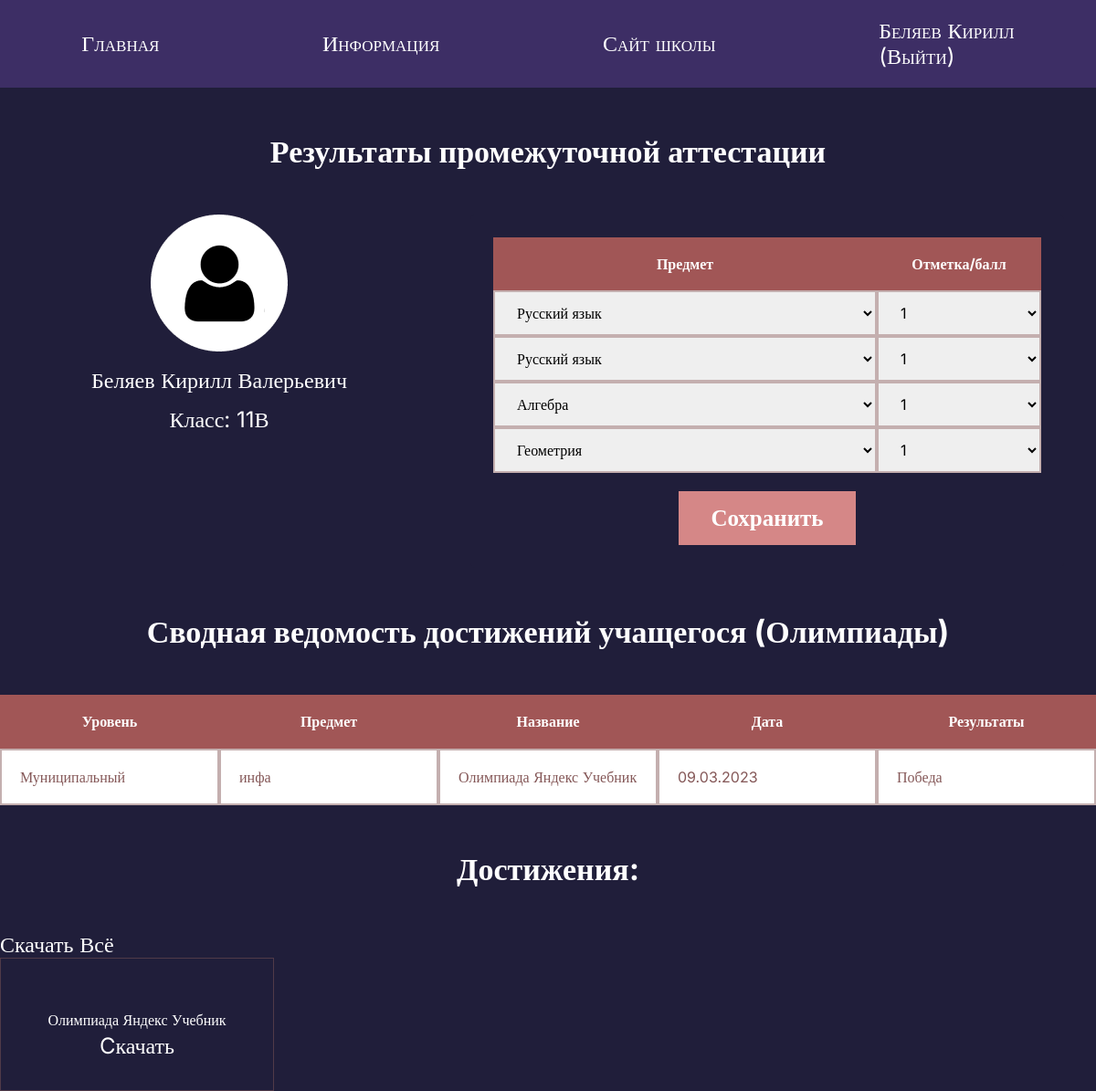
/profile/13 (signed in), run on the app's committed database.
### tables this page shows
CREATE TABLE "students" (
	"student_id"	INTEGER NOT NULL,
	"name"	TEXT NOT NULL,
	"login"	TEXT NOT NULL,
	"password"	TEXT NOT NULL,
	"avatar"	BLOB,
	"birth_date"	DATE,
	"created_at"	DATETIME NOT NULL DEFAULT CURRENT_TIMESTAMP,
	"class"	TEXT NOT NULL,
	"teacher_id"	INTEGER NOT NULL,
	"old"	INTEGER NOT NULL,
	FOREIGN KEY("teacher_id") REFERENCES "teachers"("teacher_id") ON DELETE CASCADE ON UPDATE CASCADE,
	PRIMARY KEY("student_id" AUTOINCREMENT)
);

CREATE TABLE exams ( 
                    exam_id           INTEGER NOT NULL  PRIMARY KEY  AUTOINCREMENT,
                    subject           TEXT,
                    mark              INTEGER,
                    student_id        INTEGER NOT NULL,
                    created_at        DATETIME NOT NULL DEFAULT CURRENT_TIMESTAMP,
                    FOREIGN KEY ( student_id ) REFERENCES students( student_id ) ON DELETE CASCADE ON UPDATE CASCADE
 
                );

CREATE TABLE "portfolio" (
	"portfolio_id"	INTEGER NOT NULL,
	"event_name"	TEXT NOT NULL,
	"event_type"	TEXT NOT NULL,
	"student_id"	INTEGER NOT NULL,
	"created_at"	DATETIME NOT NULL DEFAULT CURRENT_TIMESTAMP,
	"event_file_uuid"	TEXT,
	"event_level"	TEXT,
	"event_result"	TEXT,
	"event_date"	TEXT,
	PRIMARY KEY("portfolio_id" AUTOINCREMENT),
	FOREIGN KEY("student_id") REFERENCES "students"("student_id") ON DELETE CASCADE ON UPDATE CASCADE
);

### main.py (the view, shortened to what this page needs)
@app.route("/profile/<student_id>", methods=["POST", "GET"])
def profile_by_id(student_id):
    exams_subjects = ["Русский язык", "Литература", "Алгебра", "Геометрия", "Информатика", "Музыка",
                      "ОБЖ", "Физическая культура", "Технология", "Английский язык", "Литература Республики Коми",
                      "История", "Родная (русская) литература", "Родной (русский) язык", "Биология",
                      "Химия", "Физика", "География", "Обществознание"]
    student = db.get_student_by_student_id(student_id)
    portfolio = db.get_portfolio_by_student_id(student_id)
    exams = db.get_exams_by_student_id(student_id)
    return render_template("student-profile.html", title="Student profile", student=student, port=portfolio,
                                                exams=exams, subjects=exams_subjects, old = student[-1], N=None)

### database.py (called while the page is built)
    def get_portfolio_by_student_id(self, student_id):
        sql = """SELECT * FROM portfolio WHERE student_id = ?"""
        self.cursor.execute(sql, (student_id,))
        return self.cursor.fetchall()

    def get_exams_by_student_id(self, student_id):
        sql = """SELECT * FROM exams WHERE student_id = ?"""
        self.cursor.execute(sql, (student_id,))
        return self.cursor.fetchall()

    def get_student_by_student_id(self, student_id):
        sql = """SELECT * FROM students WHERE student_id = ?"""
        self.cursor.execute(sql, (student_id, ))
        result = self.cursor.fetchone()
        if not result:
            return None
        return result

### templates/student-profile.html (shortened to what this page needs)
{% extends 'base.html' %}
{% block content %}
  <section class="profile-page-st">
    <div class="container">
      <h2 class="header-page">Результаты промежуточной аттестации</h2>
      <div class="student-card">
        <div class="student-info">
          <img src={{url_for('static', filename='img/avatar 1.png')}}  alt="avatar-1" class="avatar-2">
          <p class="port-text">{{ student[1] }}</p>
          <p class="port-text">Класс: {{ student[7] }}</p>
        </div>
        <form class="student-table" method="post">
          <table class="marks">
            <thead>
              <tr>
                <th>Предмет</th>
                <th>Отметка/балл</th>
              </tr>
            </thead>
            <tbody>
              {% if "teacher_id" in session %}
                {% for i in range(1, 5) %}
                  <tr>
                    {% if old %}
                      <td>
                        <select name="exam{{i}}">
                          {% for subject in range(19) %}
                            {% if subjects[subject] == exams[i-1][1] %}
                              <option value={{subjects[subject]}} selected> {{subjects[subject]}}</option>
                            {% else %}
                              <option value={{subjects[subject]}}> {{subjects[subject]}}</option>
                            {% endif %}
                          {% endfor %}
                        </select>
                      </td>
                      <td>
                        <select name="mark{{i}}">
                          {% for mark in range(1, 6) %}
                            {% if mark == exams[i-1][2] %}
                              <option value={{mark}} selected>{{mark}}</option>
                            {% elif mark == None %}
                              <option value="" selected disabled></option>
                            {% else %}
                              <option value={{mark}}>{{mark}}</option>
                            {% endif %}
                          {% endfor %}
                        </select>
                      </td>
                    {% endif %}
                  </tr>
                {% endfor %}
              {% endif %}
            </tbody>
          </table>
          {% if "teacher_id" in session or not old %}
            <button class="button-c button-plus btn-save"><strong>Сохранить</strong></button>
          {% endif %}
        </form>
      </div>
      {% if port %}
        <p class="header-page"><strong>Сводная ведомость достижений учащегося (Олимпиады)</strong></p>
        <div class="marks-tb">
          <table class="marks-2">
            <thead>
              <tr>
                <th class="th-2">Уровень</th>
                <th class="th-2">Предмет</th>
                <th class="th-2">Название</th>
                <th class="th-2">Дата</th>
                <th class="th-2">Результаты</th>
              </tr>
            </thead>
            <tbody>
              {% for item in port %}
                <tr>
                  <td class="td-2">{{item[6]}}</td>
                  <td class="td-2">{{item[2]}}</td>
                  <td class="td-2">{{item[1]}}</td>
                  <td class="td-2">{{item[-1]}}</td>
                  <td class="td-2">{{item[-2]}}</td>
                </tr>
              {% endfor %}
            </tbody>
          </table>
        </div>
        <p class="header-page"><strong>Достижения:</strong></p>
        <a href='/profile/download-all/{{student[0]}}' class="portfolio-link">Скачать Всё</a>
        <div class="portfolio-files">
          {% for item in port %}
            <div class="portfolio-item">
              <p class="portfolio-title">{{item[1]}}</p>
              <a href='/download/{{ item[5] }}' class="portfolio-link">Cкачать</a>
            </div>
          {% endfor %}
        </div>
      {% else %}
        {% if "student_id" in session %}
        <a href="/add-portfolio" type="submit" class="button-center button-add"><strong>Добавить достижение</strong></a>
        {% endif %}
      {% endif %}
    </div>
  </section>
{% endblock %}

### static/css/styles.css (style rules this page uses)
* { margin: 0; padding: 0; box-sizing: border-box; font-family: Inter; }
form { margin: 0 auto; max-width: 650px; box-shadow: 20px 20px 0px #443C5B; background-color: #FFFFFF; border-radius: 5px; padding: 25px; }
.container { max-width: 1200px; margin: 0 auto; }
a { text-decoration: none; color: white; font-family: Inter; font-size: 24px; }
thead { display: flex; }
tr { width: 100%; display: flex; align-items: stretch; }
.student th:first-child, td:first-child { width: 60%; }
.student th:last-child, td:last-child { width: 25%; }
th:first-child, td:first-child { width: 70%; }
th:last-child, td:last-child { width: 30%; }
.button-plus { width: 300px; background-color: #D58787; border: 3px solid #D58787; color: white; padding: 12px 32px; text-align: center; text-decoration: none; display: inline-block; margin-top: 20px; font-size: 40px; cursor: pointer; transition: all ease 0.3s; }
table { border-collapse: collapse; }
th, td { border: 2px solid #8558587a; padding: 20px 20px; text-align: left; color: #855858; }
th { background-color: #A15656; color: #FFFFFF; border: none; text-align: center; }
.port-text { color: #FFFFFF; font-family: Inter; font-size: 24px; margin-top: 15px; }
.header-page { color: #FFFFFF; font-size: 34px; text-align: center; padding: 50px 0; }
.marks { background-color: #FFFFFF; width: 100%; }
.marks-tb { max-width: 100%; }
.marks-2 { background-color: #FFFFFF; width: 100%; }
.profile-page-st { min-height: 88vh; width: 100%; background-color: #201E3A; }
.th-2:first-child, .td-2:first-child, .th-2:nth-child(2), .td-2:nth-child(2), .th-2:nth-child(3), .td-2:nth-child(3), .th-2:nth-child(4), .td-2:nth-child(4), .th-2:nth-child(5), .td-2:nth-child(5) { width: 20%; }
.student-card { display: flex; justify-content: space-between; }
.student-info { width: 40%; text-align: center; }
.student-table { width: 60%; border: none; box-shadow: none; background-color: #201E3A; text-align: center; }
.student-table td { padding: 0; }
.student-table select { outline: none; border: none; }
.portfolio-files { display: flex; flex-wrap: wrap; }
.portfolio-item { width: 25%; padding: 35px; border: 1px solid #8558587a; text-align: center; }
.portfolio-title { color: #FFFFFF; padding: 5px 0 5px 0; }
select { width: 100%; padding: 12px 20px; box-sizing: border-box; border: 3px solid #8558587a; -webkit-transition: 0.5s; transition: 0.5s; outline: none; }
.button-c { display: inline-block; margin: 0 auto; margin-top: 20px; }
.btn-save { width: auto; font-size: 25px; }

### data on the page
students: name "Беляев Кирилл Валерьевич", class "11В"
exams: subject "Русский язык"
exams: subject "Русский язык"
exams: subject "Алгебра"
exams: subject "Геометрия"
portfolio: event_level "Муниципальный", event_type "инфа", event_name "Олимпиада Яндекс Учебник", event_date "09.03.2023", event_result "Победа"

### other printed values
{{ (session["login"])[ :session["login"].rfind(" ")] }} "Беляев Кирилл"
form field value "1"
